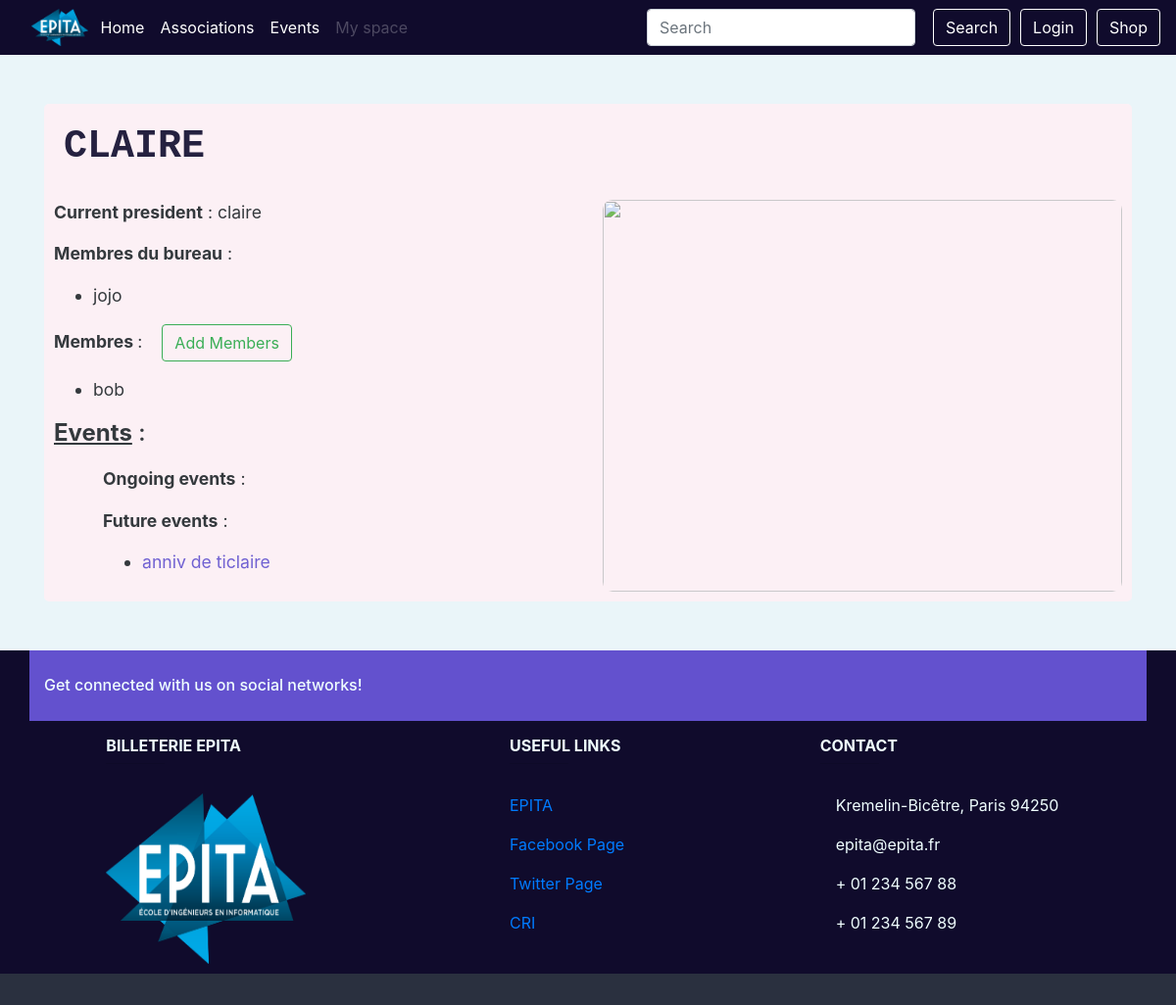
The app's page /assos/26, older data.
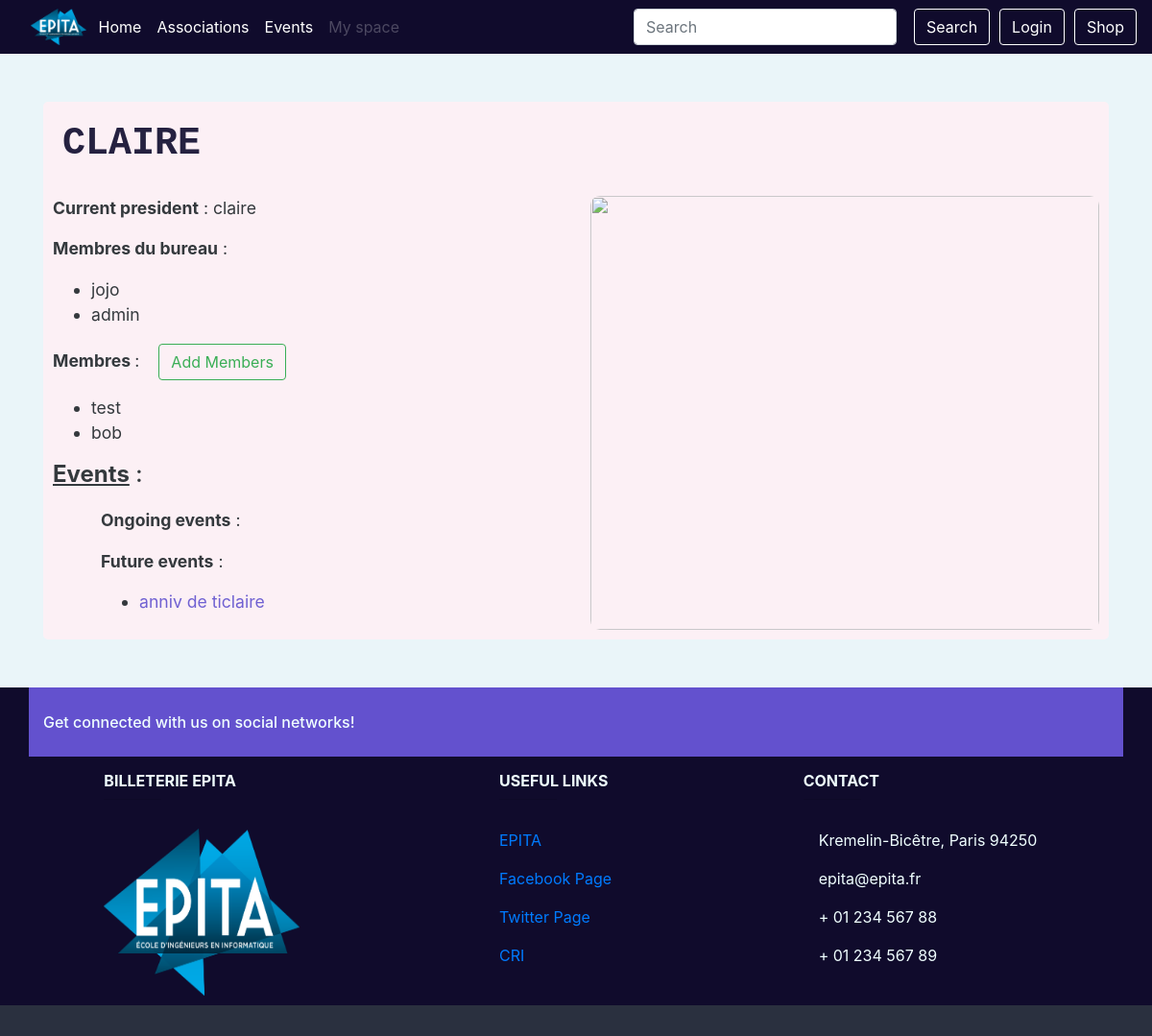
The same page, newer data.
### event/models.py (models this page shows, shortened)
class President(models.Model):
    user = models.ForeignKey(User, on_delete=models.CASCADE)
    assos_id = models.OneToOneField(Association, on_delete=models.CASCADE,
                                    related_name='president')
    manager = CompositeOneToOneField(Manager, on_delete=models.CASCADE,
                                     to_fields={"assos_id", "user"})
    class Meta:
        verbose_name = _("President")
        verbose_name_plural = _("Presidents")

class Manager(models.Model):
    user = models.ForeignKey(User, on_delete=models.CASCADE,
                             related_name="managerships")
    assos_id = models.ForeignKey(Association, on_delete=models.CASCADE,
                                 related_name='managers')
    member = CompositeOneToOneField(Member, on_delete=models.CASCADE,
                                    to_fields={"assos_id", "user"})
    class Meta:
        verbose_name = _("Member of the Bureau")
        verbose_name_plural = _("Members of the Bureau")

class Member(models.Model):
    assos_id = models.ForeignKey(Association, related_name='members',
                                 on_delete=models.CASCADE)
    user = models.ForeignKey(User, related_name='memberships',
                             on_delete=models.CASCADE)
    class Meta:
        verbose_name = _("Member")
        verbose_name_plural = _("Members")
        unique_together = ('assos_id', 'user')

class Event(models.Model):
    PENDING = 'P'
    APPROVED = 'A'
    REFUSED = 'R'
    CANCELED = 'C'
    EVENT_STATE_CHOICES = (
        (PENDING, _("Pending")),
        (APPROVED, _("Approved")),
        (REFUSED, _("Refused")),
        (CANCELED, _("Canceled")),
    )
    title = models.CharField(_("Title of the event"), max_length=64)
    event_state = models.CharField(_("State of the event"), max_length=1,
                                   choices=EVENT_STATE_CHOICES,
                                   default=PENDING)
    manager_id = models.ForeignKey(Manager, on_delete=models.SET_NULL,
                                   null=True, blank=True)
    start = models.DateTimeField(_("Start date and time"))
    end = models.DateTimeField(_("End date and time"))
    assos_id = models.ForeignKey(Association, on_delete=models.CASCADE,
                                 related_name='events')
    address_id = AddressField(on_delete=models.PROTECT)
    premium_flag = models.BooleanField(_("Premium"), default=False)
    class Meta:
        verbose_name = (_("Event"))
        verbose_name_plural = (_("Events"))
        permissions = (
            ('access_dashboard', 'User can access this event\'s dashboard'),
            ('change_state', 'User can the event\'s state'),
        )

### event/views.py (the view, shortened to what this page needs)
# urls.py: path('assos/<int:pk>', views.AssosDetailView.as_view(), name='asso_detail'),
class AssosDetailView(generic.DetailView, generic.edit.FormMixin):
    model = Association
    template_name = 'assos_detail.html'
    form_class = AddMemberForm
    def get_form_kwargs(self):
        kwargs = super(AssosDetailView, self).get_form_kwargs()
        kwargs.update({'user': self.request.user, 'asso' : self.get_object()})
        return kwargs
    def get_context_data(self, **kwargs):
        context = super().get_context_data(**kwargs)
        assos = self.get_object()
        try:
            president = assos.president
        except President.DoesNotExist:
            president = None
        context['president'] = president
        president = User.objects.none() if president is None else [president.user]
        managers = assos.managers.all().exclude(user__in=president)
        context['managers'] = managers
        managers = managers.values_list('user', flat=True)
        members = assos.members.all().exclude(user__in=managers).exclude(user__in=president)
        context['members'] = members
        events = assos.events.all()
        now = timezone.now()
        context['future_events'] = events.filter(start__gt=now)
        context['ongoing_events'] = events.filter(start__lte=now, end__gt=now)
        context['form'] = self.get_form()
        return context

### event/forms.py (shortened to what this page needs)
class AddMemberForm(forms.Form):
        def __init__(self, *args, **kwargs):
            self.asso = kwargs.pop('asso', None)
            self.user = kwargs.pop('user', None)
            super(AddMemberForm,self).__init__(*args,**kwargs)
            unwanted = self.asso.members.all().values_list('user', flat=True)
            self.fields['users'].queryset = User.objects.all().exclude(id__in=unwanted)
        users = forms.ModelMultipleChoiceField(label=_("Members to add"),
        queryset=User.objects.none(),
        widget=forms.SelectMultiple(attrs={"class" : "form-control select-multiple"}),
        required=False)

### shop/cart.py (called while the page is built)
def _cart_id(request):
    if 'cart_id' not in request.session:
        request.session['cart_id'] = _generate_cart_id()
    return request.session['cart_id']

def _generate_cart_id():
    import string, random
    return ''.join([random.choice(string.ascii_letters + string.digits) for _ in range(50)])

def get_all_cart_items(request):
    return CartItem.objects.filter(cart_id = _cart_id(request))

def item_count(request):
    return get_all_cart_items(request).count()

### templates/assos_detail.html (shortened to what this page needs)
{% extends "base.html" %}
{% load static %}
{% load guardian_tags %}
{%block content %}
    <div style="font-size:1.1rem;"class="container basic-block">
        <h1 style="font-family:'Courier New', Courier, monospace; font-weight:bolder; color:#100b2c; text-transform: uppercase; margin:10px; margin-bottom: 30px;">{{object.name}}</h1>
        {% if president %}
        <div class="row">
            <article class="col-xs-4 col-sm-4 col-md-4 col-lg-6">
                <p><b>Current president</b> : {{president.user.username}}</p>
                {% else %}
                <p><b>President</b> : Anonymous</p>
                {% endif %}
                <p><b>Membres du bureau</b> :</p>
                <ul style="">
                    {% for manager in managers %}
                    <li>{{manager.user.username}}
                    </li>
                    {% endfor %}
                </ul>
                <p><b>Membres </b> :<button style="margin-left:20px;" class="btn btn-outline-success" onclick="display('add_members')">Add Members</button></p>
                <ul>
                    {% for member in members %}
                        <li>{{member.user.username}}
                        </li>
                    {% endfor %}
                </ul>
                <h4><b style="text-decoration: underline;">Events</b> :</h4>
                <div style="margin-left:50px;">
                    <p style="margin-top:20px;"><b>Ongoing events</b> :</p>
                    <p><b>Future events</b> :</p>
                    <ul>
                        {% for event in future_events %}
                        <li><a style="color:#6351ce; "href="{% url 'event:event_detail' event.id %}">{{event.title}}</a></li>
                        {% endfor %}
                    </ul>
                </div>
            </article>
            <article class="col-xs-4 col-sm-4 col-md-4 col-lg-6">
                <img src="{% static "img/assos_detail_img.png"%}" style="
                    opacity: 0.9;
                    height:100%;
                    width:100%;
                    border-radius: 10px;
                ">
            </article>
        </div>
    </div>
{% endblock content %}

Row changes from the older to the newer data that the page shows:
added Manager: user.username "admin"
added Member: user.username "test"
